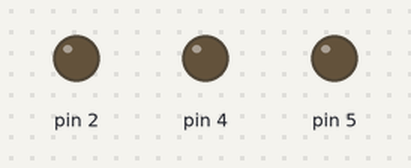
A program run on a simulated Arduino Uno, built with avr-gcc and run on an emulated ATmega328P. On the bench: output pins drawn as LEDs (lit = HIGH).

Above: at 0.06 s.
At 0.7 s:
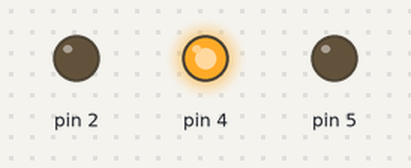
At 0.93 s:
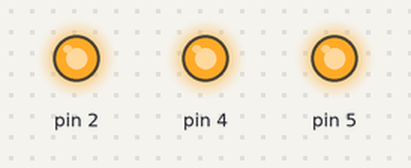
At 1.43 s:
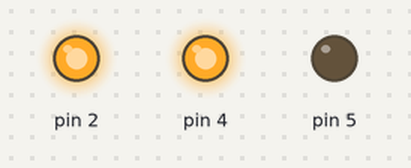
At 2.2 s:
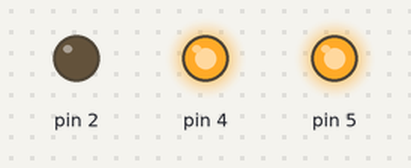
At 2.56 s:
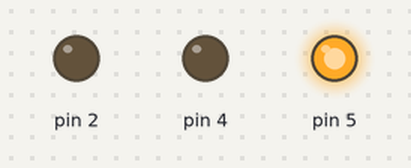
Timing chart, 0 to 3.0 s (numbered marks = the images above):
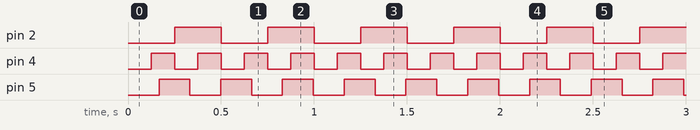

Measured:
- by itself, pin 2: alternates HIGH for 0.25 s and LOW for 0.25 s
- by itself, pin 4: alternates HIGH for 0.12 s and LOW for 0.12 s
- by itself, pin 5: alternates HIGH for 0.17 s and LOW for 0.17 s

The program:

main.cpp
```cpp
#include <Arduino.h>
/*Madu Santos
19/05/25
P.o.o
*/

#include"Led.h"

Led ledESP(2);
Led ledVermelho(23);
Led ledBranco (4);
Led ledAmarelo(5);

void setup()
{
  ledESP.piscar(2);
  ledVermelho.piscar(5);
  ledBranco.piscar(4);
  ledAmarelo.piscar(3);

}

void loop()
{
ledESP.update();
ledVermelho.update();
ledAmarelo.update();
ledBranco.update();

}
```

Led.h
```cpp
#ifndef LED_H
#define LED_H

#include <Arduino.h>

class Led //criei uma  classe chamdo "LED"
{
private: // ATRIBUTUOS ()
    int pino;
    bool estadoLed;
    bool modoPiscar = false;
    unsigned long ultimaTroca = 0;
    unsigned long intervalo = 0;

public:// METODOS(ACOES)
    Led(int pin); // metodo construtor tem o nome da classe

    void ligar();
    void desligar();
    void inverter();

    void piscar(float frequencia);
    void update();
    int getPino();
    unsigned long getIntervalo();

};

#endif
```

Led.cpp
```cpp
#include "Led.h"

Led ::Led(int pin)
{
    pino = pin;
    estadoLed = false;
    pinMode(pino, OUTPUT);
    digitalWrite(pino, LOW);
}

void Led::ligar()
{
    estadoLed = true;
    modoPiscar = false;
    digitalWrite(pino, HIGH);
}

void Led::desligar()
{
    estadoLed = false;
    modoPiscar = false;
    digitalWrite(pino, LOW);
}

void Led::inverter()
{
    estadoLed = !estadoLed;
    digitalWrite(pino, estadoLed);
}

void Led::piscar(float frequencia)
{
    if (frequencia == 0)
        return;
    intervalo = 1000.0 / (frequencia * 2); // ou seja 1000/4 que e igual 250
    ultimaTroca = millis();
    modoPiscar = true;
}
void Led::update()
{
    if (!modoPiscar)
        return;
    unsigned long agora = millis();
    if (agora - ultimaTroca >= intervalo)
    {
        inverter();
        ultimaTroca = agora;
    }
}

int Led::getPino()
{
    return pino;
}

unsigned long  Led:: getIntervalo()
{
    return intervalo;
}
```
